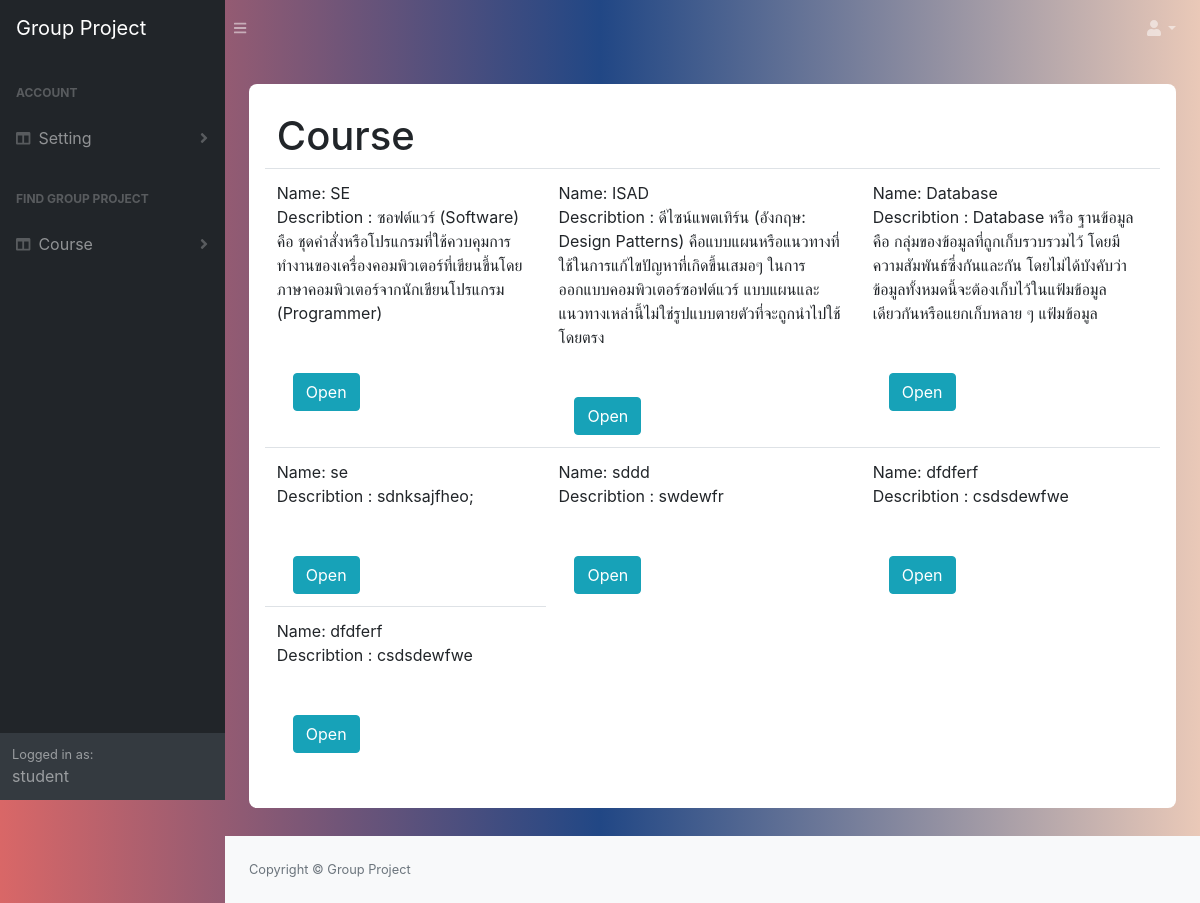
Before: /course/ (signed in) with the older database file.
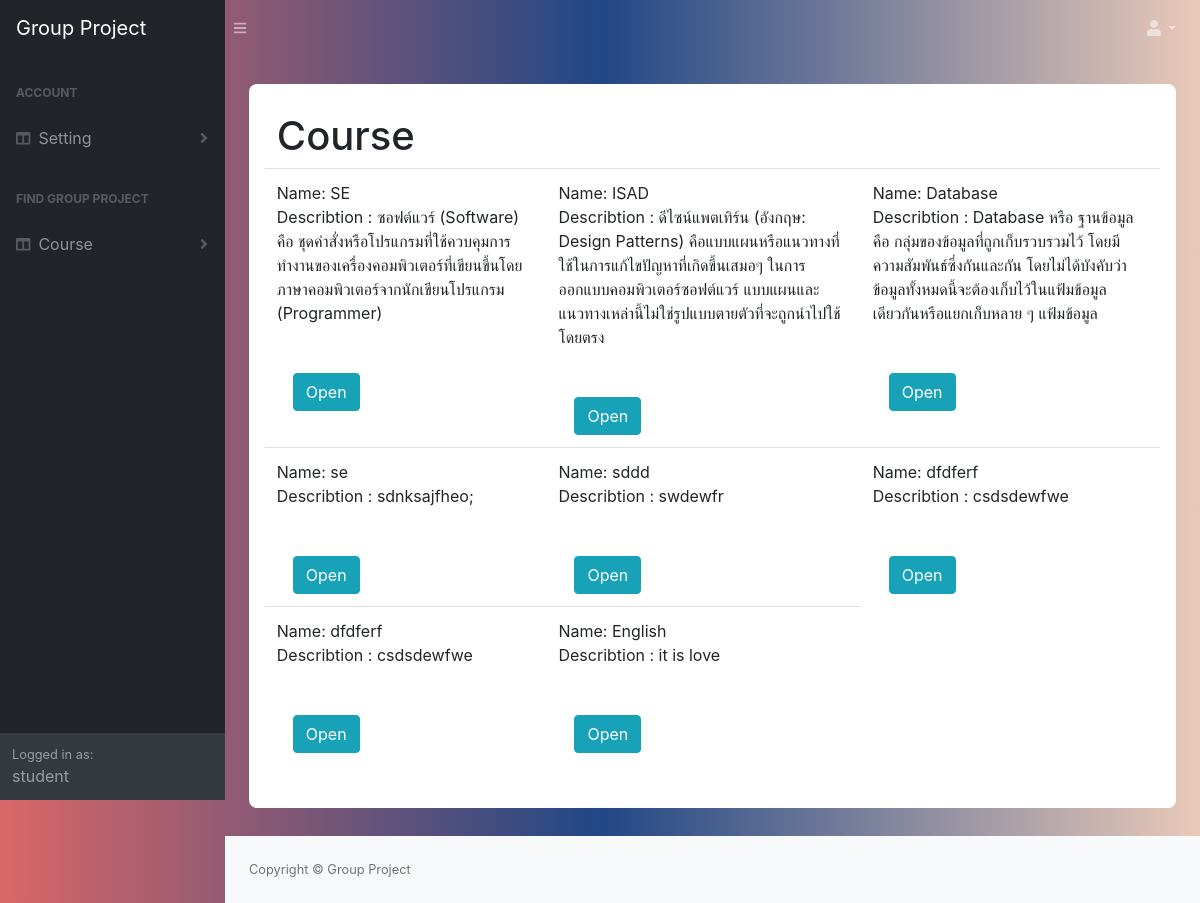
After: the same page with the newer database file.
### manage_app/models.py (models this page shows)
class Course(models.Model):
   name = models.CharField(max_length=50)
   desc = models.TextField()
   student = models.ManyToManyField(Student, through='Student_Enroll')
   project = models.ManyToManyField(Project, through='Course_Assign')

### manage_app/views.py (the view)
# urls.py: path('course/',views.selectCouse, name='find_project_couse'),
@login_required
def selectCouse(request):
    coursall = Course.objects.all()
    return render(request, 'manage_app/course.html',context={
        'coursall': coursall,}
    )

### manage_app/templates/manage_app/course.html (shortened to what this page needs)
{% extends 'base.html' %} {% block content %} {% load static %}
<div class="container emp-profile">
<h1> Course </h1>
    <form class="form-inline" method="GET" action="{% url 'find_project_couse' %}">
        <div class="row">
            <table class="table">
                <tbody>
                <tr>
                    {% for item in coursall %}
                    <td> Name: {{ item.name }}</br> Describtion : {{ item.desc }}</br></br></br>
                            <a type="submit" class="btn btn-info ml-3" href="{% url 'find_project_project' course_id=item.id %}">Open</a>
                    </td>
                    {% if forloop.counter|divisibleby:3  %}
                    </tr>
                    <tr>
                    {% endif %}
                    </br> {% endfor %}
                </tbody>
            </table>
    </form></br></br>
        </div>
</div>
{% endblock %}

Changed rows visible on the page:
added Course: name "English", desc "it is love"
